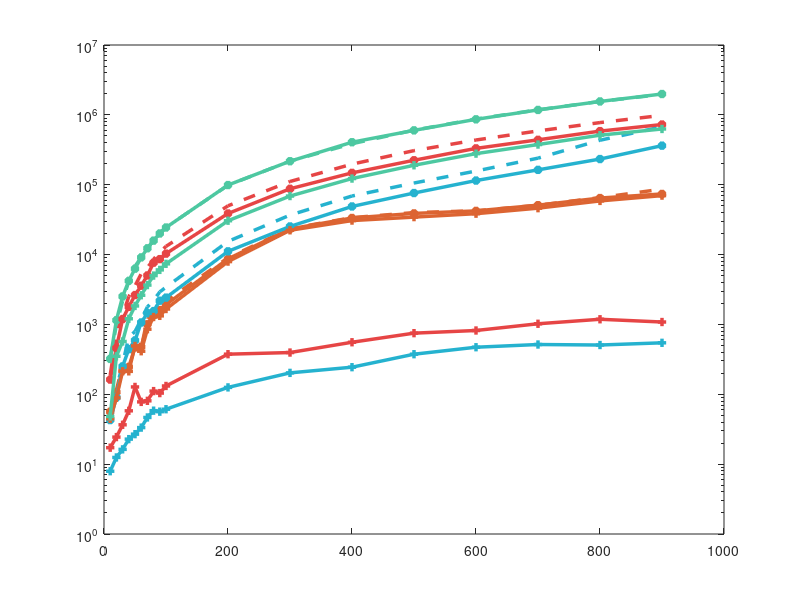

Write MATLAB code to recreate this figure. (Note: this script raises an error after producing the figure.)
clear all
close all



%%

fileID = fopen('MAT_VEC_text_blas.txt','r');
formatSpec = '%d %d %d %d %d %d %f %f %f %f';
sizeA = [10 Inf];
A_blas = (fscanf(fileID,formatSpec,sizeA))';
fclose(fileID);


fileID = fopen('MAT_VEC_text_for_loops.txt','r');
formatSpec = '%d %d %d %d %d %d %f %f %f %f';
sizeA = [10 Inf];
A_for_loops = (fscanf(fileID,formatSpec,sizeA))';
fclose(fileID);

fileID = fopen('MAT_VEC_text_ss.txt','r');
formatSpec = '%d %d %d %d %d %d %f %f %f %f';
sizeA = [10 Inf];
A_ss = (fscanf(fileID,formatSpec,sizeA))';
fclose(fileID);


fileID = fopen('MAT_VEC_text_exchustive.txt','r');
formatSpec = '%d %d %d %d %d %d %f %f %f %f';
sizeA = [10 Inf];
A_exhaustive = (fscanf(fileID,formatSpec,sizeA))';
fclose(fileID);

%% 

full_index = find ((A_blas(1:354,1)./A_blas(1:354,2)==1));
full_index = full_index([1:10,12:end]);
half_index = find(A_blas(1:354,1)./A_blas(1:354,2)==2);
half_index = [half_index;145;187;249;331];
half_index = sort(half_index);
diag_index = find (A_blas(1:354,2)==0);
diag_index = diag_index([1:10,12:end]);
size_index = A_blas(diag_index,1);
%size_index = size_index([1:10,12:end]);


%% color definition
ss_c=[230	69	69	]/255; %% SuiteSparse
ct_c=[37 178 207]/255; %% Custom
it_c=[77 200 161]/255; %% Invert
fancyyellow=[232 205 35]/255;
orange=[255 175 42]/255;
darkorange=[200 100 50]/255;
fancycyan=[0.2 0.7 0.9];
bs_c=[220 100 50]/255; %% BLAS



%% Full Index

figure()
h1 = semilogy(size_index,A_blas(full_index,7),'--','color',bs_c,'LineWidth', 2.5);
hold on
h2 = semilogy(size_index,A_exhaustive(full_index,7),'--','color',ct_c,'LineWidth', 2.5);
hold on
h3 = semilogy(size_index,A_for_loops(full_index,7),'--','color',it_c,'LineWidth', 2.5);
hold on
h4 = semilogy(size_index,A_ss(full_index,7),'--','color',ss_c,'LineWidth', 2.5);

%% half

%figure()
h5 = semilogy(size_index,A_blas(half_index,7),'-*','color',bs_c,'LineWidth', 2.5);
hold on
semilogy(size_index,A_exhaustive(half_index,7),'-*','color',ct_c,'LineWidth', 2.5)
hold on
semilogy(size_index,A_for_loops(half_index,7),'-*','color',it_c,'LineWidth', 2.5)
hold on
semilogy(size_index,A_ss(half_index,7),'-*','color',ss_c,'LineWidth', 2.5)
hold on

%% diag

%figure()
h6 = semilogy(size_index,A_blas(diag_index,7),'-+','color',bs_c,'LineWidth', 2.5);
hold on
semilogy(size_index,A_exhaustive(diag_index,7),'-+','color',ct_c,'LineWidth', 2.5)
hold on
semilogy(size_index,A_for_loops(diag_index,7),'-+','color',it_c,'LineWidth', 2.5)
hold on 
semilogy(size_index,A_ss(diag_index,7),'-+','color',ss_c,'LineWidth', 2.5)
hold on 

%%

h6 = plot(nan,nan,'color',bs_c);
hold on 
h7 = plot(nan,nan,'color',ct_c);
hold on 
h8 = plot(nan,nan,'color',it_c);
hold on 
h9 = plot(nan,nan,'color',ss_c);
hold on 
h10 = plot(nan,nan,'-','color','k');
hold on
h11 = plot(nan,nan,'*','color','k');
hold on 
h12 = plot(nan,nan,'`+','color','k');
hold on 

%%
legend([h7,h9,h8,h6,h10,h11,h12],{'Custom','SuiteSparse','Invert','BLAS','Full','Half','Eye'})
